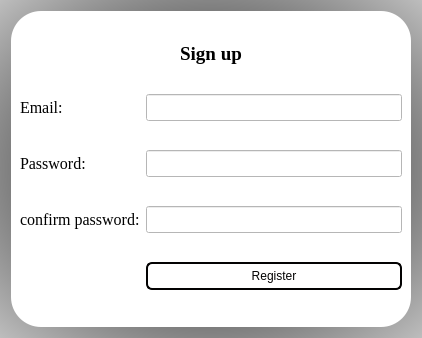
<?xml version="1.0" encoding="UTF-8"?>
<ui version="4.0">
 <class>Dialog</class>
 <widget class="QDialog" name="Dialog">
  <property name="geometry">
   <rect>
    <x>0</x>
    <y>0</y>
    <width>422</width>
    <height>338</height>
   </rect>
  </property>
  <property name="windowTitle">
   <string>Dialog</string>
  </property>
  <property name="styleSheet">
   <string notr="true">
background-color: qradialgradient(spread:pad, cx:0.5, cy:0.5, radius:0.953, fx:0.5, fy:0.5, stop:0 rgba(0, 0, 0, 255), stop:1 rgba(255, 255, 255, 255));</string>
  </property>
  <layout class="QGridLayout" name="gridLayout">
   <item row="0" column="0">
    <widget class="QFrame" name="frame">
     <property name="styleSheet">
      <string notr="true">QFrame{
background:none;
background-color: rgb(255, 255, 255);
border-color: rgb(255, 0, 0);
border-radius:30px
}
</string>
     </property>
     <property name="frameShape">
      <enum>QFrame::StyledPanel</enum>
     </property>
     <property name="frameShadow">
      <enum>QFrame::Raised</enum>
     </property>
     <layout class="QGridLayout" name="gridLayout_2">
      <item row="0" column="0" colspan="2">
       <widget class="QLabel" name="label">
        <property name="sizePolicy">
         <sizepolicy hsizetype="Preferred" vsizetype="Fixed">
          <horstretch>0</horstretch>
          <verstretch>0</verstretch>
         </sizepolicy>
        </property>
        <property name="font">
         <font>
          <family>Times New Roman</family>
          <pointsize>14</pointsize>
          <weight>75</weight>
          <bold>true</bold>
         </font>
        </property>
        <property name="styleSheet">
         <string notr="true">color: rgb(0, 0, 0);</string>
        </property>
        <property name="text">
         <string>Sign up</string>
        </property>
        <property name="alignment">
         <set>Qt::AlignCenter</set>
        </property>
       </widget>
      </item>
      <item row="1" column="0">
       <widget class="QLabel" name="label_2">
        <property name="font">
         <font>
          <family>Times New Roman</family>
          <pointsize>12</pointsize>
         </font>
        </property>
        <property name="text">
         <string>Email:</string>
        </property>
       </widget>
      </item>
      <item row="2" column="1">
       <widget class="QLineEdit" name="lineEdit_2">
        <property name="font">
         <font>
          <family>Times New Roman</family>
          <pointsize>12</pointsize>
         </font>
        </property>
        <property name="styleSheet">
         <string>background-color: rgb(255, 255, 255);</string>
        </property>
        <property name="echoMode">
         <enum>QLineEdit::Password</enum>
        </property>
       </widget>
      </item>
      <item row="3" column="1">
       <widget class="QLineEdit" name="lineEdit_3">
        <property name="font">
         <font>
          <family>Times New Roman</family>
          <pointsize>12</pointsize>
         </font>
        </property>
        <property name="styleSheet">
         <string>background-color: rgb(255, 255, 255);</string>
        </property>
        <property name="echoMode">
         <enum>QLineEdit::Password</enum>
        </property>
       </widget>
      </item>
      <item row="3" column="0">
       <widget class="QLabel" name="label_3">
        <property name="font">
         <font>
          <family>Times New Roman</family>
          <pointsize>12</pointsize>
         </font>
        </property>
        <property name="text">
         <string>confirm password:</string>
        </property>
       </widget>
      </item>
      <item row="2" column="0">
       <widget class="QLabel" name="label_4">
        <property name="font">
         <font>
          <family>Times New Roman</family>
          <pointsize>12</pointsize>
         </font>
        </property>
        <property name="text">
         <string>Password:</string>
        </property>
       </widget>
      </item>
      <item row="1" column="1">
       <widget class="QLineEdit" name="lineEdit">
        <property name="font">
         <font>
          <pointsize>12</pointsize>
          <weight>75</weight>
          <bold>true</bold>
         </font>
        </property>
        <property name="styleSheet">
         <string notr="true">background-color: rgb(255, 255, 255);</string>
        </property>
       </widget>
      </item>
      <item row="4" column="1">
       <widget class="QPushButton" name="pushButton">
        <property name="styleSheet">
         <string notr="true">QPushButton{background:none;
 border:2px solid #030202;
 border-radius:6px;
 color:#030202;
 padding-top:5px;
 padding-bottom:5px;
}
QPushButton:hover{
	background-color: rgb(0, 0, 0);
	color: rgb(255, 255, 255);
}
</string>
        </property>
        <property name="text">
         <string>Register</string>
        </property>
       </widget>
      </item>
     </layout>
    </widget>
   </item>
  </layout>
 </widget>
 <resources/>
 <connections/>
</ui>
